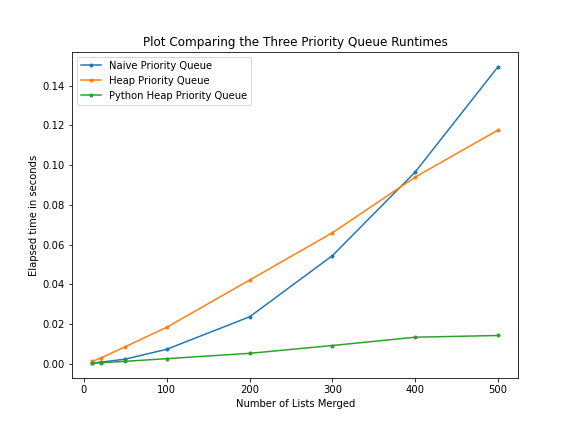

Python code for this plot:
#!/usr/bin/env python3
# -*- coding: utf-8 -*-
"""
Created on Mon Nov 23 00:14:09 2020

@author: yingchenliu
"""
import matplotlib.pyplot as plt

from P3 import NaivePriorityQueue
from P3 import HeapPriorityQueue
from P3 import PythonHeapPriorityQueue
from P3 import timeit

nums = (10, 20, 50, 100, 200, 300, 400, 500)

elapsed1 = timeit(ns=nums, pqclass=NaivePriorityQueue)

elapsed2 = timeit(ns=nums, pqclass=HeapPriorityQueue)

elapsed3 = timeit(ns=nums, pqclass=PythonHeapPriorityQueue)


plt.figure(figsize=(8,6))
plt.plot(nums,elapsed1,'.-', label='Naive Priority Queue')
plt.plot(nums,elapsed2,'.-', label='Heap Priority Queue')
plt.plot(nums,elapsed3,'.-', label='Python Heap Priority Queue')
plt.title("Plot Comparing the Three Priority Queue Runtimes")
plt.xlabel("Number of Lists Merged")
plt.ylabel("Elapsed time in seconds")
plt.legend()
plt.savefig('./P3-C.png')
plt.show()
